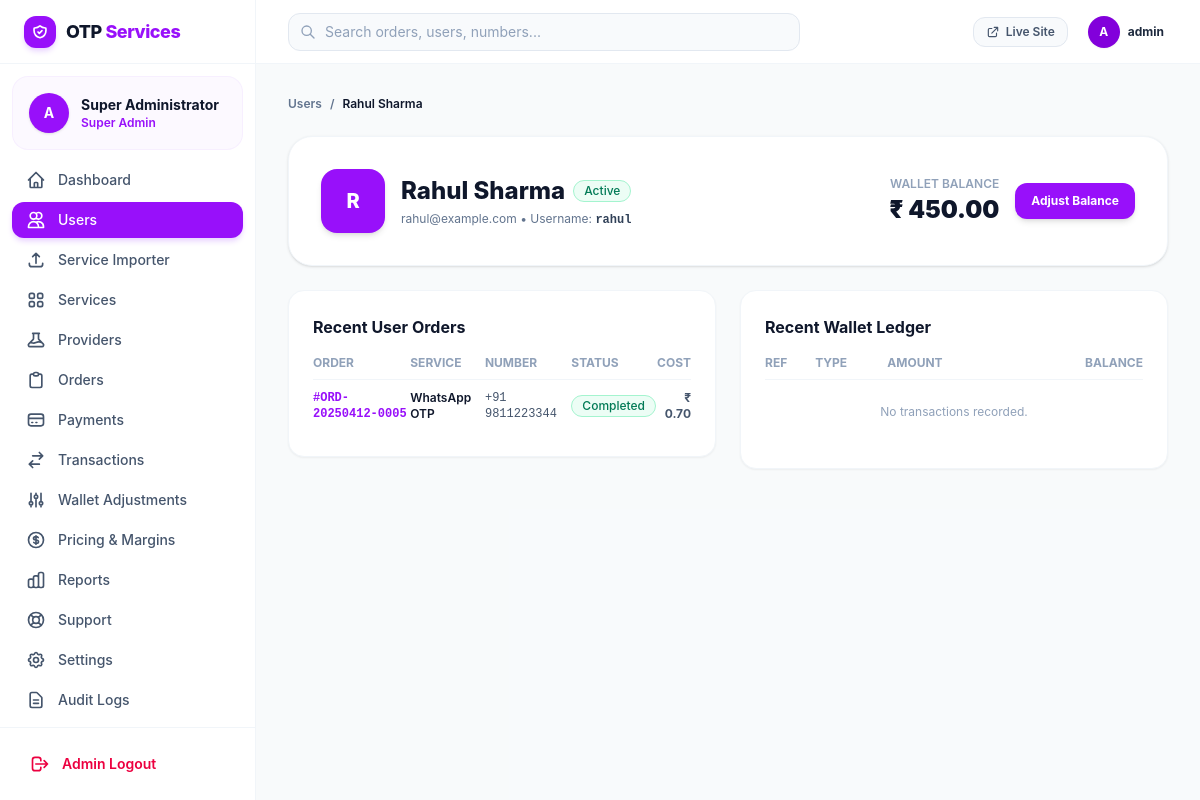
Screenshot of /admin/user-details.php?id=2 (signed in) with the database file from the repository.
### tables this page shows
CREATE TABLE `wallets` (
  `id` INT AUTO_INCREMENT PRIMARY KEY,
  `user_id` INT NOT NULL UNIQUE,
  `balance` DECIMAL(12, 2) NOT NULL DEFAULT 0.00,
  `currency` VARCHAR(10) NOT NULL DEFAULT 'INR',
  `created_at` TIMESTAMP DEFAULT CURRENT_TIMESTAMP,
  `updated_at` TIMESTAMP DEFAULT CURRENT_TIMESTAMP ON UPDATE CURRENT_TIMESTAMP,
  FOREIGN KEY (`user_id`) REFERENCES `users` (`id`) ON DELETE CASCADE,
  INDEX `idx_wallets_user` (`user_id`)
);

CREATE TABLE `users` (
  `id` INT AUTO_INCREMENT PRIMARY KEY,
  `name` VARCHAR(100) NOT NULL,
  `email` VARCHAR(191) NOT NULL UNIQUE,
  `username` VARCHAR(50) UNIQUE NULL,
  `password_hash` VARCHAR(255) NOT NULL,
  `status` ENUM('active', 'suspended', 'banned') DEFAULT 'active',
  `created_at` TIMESTAMP DEFAULT CURRENT_TIMESTAMP,
  `updated_at` TIMESTAMP DEFAULT CURRENT_TIMESTAMP ON UPDATE CURRENT_TIMESTAMP,
  INDEX `idx_users_email` (`email`),
  INDEX `idx_users_status` (`status`)
);

CREATE TABLE `orders` (
  `id` INT AUTO_INCREMENT PRIMARY KEY,
  `order_ref` VARCHAR(64) NOT NULL UNIQUE,
  `user_id` INT NOT NULL,
  `service_id` INT NOT NULL,
  `country_code` VARCHAR(10) NOT NULL,
  `phone_number` VARCHAR(50) NOT NULL,
  `provider_id` INT NOT NULL,
  `provider_order_id` VARCHAR(100) NULL,
  `cost` DECIMAL(10, 2) NOT NULL,
  `status` ENUM('pending', 'completed', 'cancelled', 'expired', 'failed') NOT NULL DEFAULT 'pending',
  `otp_code` VARCHAR(50) NULL,
  `full_sms` TEXT NULL,
  `expires_at` TIMESTAMP NOT NULL,
  `created_at` TIMESTAMP DEFAULT CURRENT_TIMESTAMP,
  `updated_at` TIMESTAMP DEFAULT CURRENT_TIMESTAMP ON UPDATE CURRENT_TIMESTAMP,
  FOREIGN KEY (`user_id`) REFERENCES `users` (`id`) ON DELETE CASCADE,
  FOREIGN KEY (`service_id`) REFERENCES `services` (`id`) ON DELETE CASCADE,
  FOREIGN KEY (`provider_id`) REFERENCES `providers` (`id`) ON DELETE CASCADE,
  INDEX `idx_orders_user` (`user_id`),
  INDEX `idx_orders_status` (`status`),
  INDEX `idx_orders_ref` (`order_ref`)
);

CREATE TABLE `services` (
  `id` INT AUTO_INCREMENT PRIMARY KEY,
  `name` VARCHAR(100) NOT NULL,
  `code` VARCHAR(50) NOT NULL,
  `category_id` INT NULL,
  `icon` VARCHAR(50) DEFAULT 'shield',
  `price` DECIMAL(10, 2) NOT NULL DEFAULT 1.00,
  `provider_cost` DECIMAL(10, 2) NOT NULL DEFAULT 0.50,
  `status` ENUM('active', 'inactive') NOT NULL DEFAULT 'active',
  `description` TEXT NULL,
  `stock_status` ENUM('available', 'low_stock', 'out_of_stock', 'unknown') DEFAULT 'available',
  `created_at` TIMESTAMP DEFAULT CURRENT_TIMESTAMP,
  FOREIGN KEY (`category_id`) REFERENCES `service_categories` (`id`) ON DELETE SET NULL,
  INDEX `idx_services_code` (`code`),
  INDEX `idx_services_status` (`status`)
);

### admin/user-details.php (the view, shortened to what the rows shown need)
<?php
require_once __DIR__ . '/includes/header.php';
require_once __DIR__ . '/includes/sidebar.php';
$db = get_db();
$userId = (int)($_GET['id'] ?? 0);
$stmt = $db->prepare("SELECT u.*, COALESCE(w.balance, 0.00) as balance, w.currency FROM users u LEFT JOIN wallets w ON w.user_id = u.id WHERE u.id = ? LIMIT 1");
$stmt->execute([$userId]);
$user = $stmt->fetch();
$stmt = $db->prepare("SELECT o.*, s.name as service_name FROM orders o JOIN services s ON s.id = o.service_id WHERE o.user_id = ? ORDER BY o.id DESC LIMIT 10");
$stmt->execute([$userId]);
$orders = $stmt->fetchAll();
?>
<div class="flex-1 flex flex-col min-w-0 overflow-hidden">
    <?php require_once __DIR__ . '/includes/navbar.php'; ?>
    <main class="flex-1 overflow-y-auto p-4 sm:p-8 bg-slate-50/60" x-data="{ adjustModal: false }">
        <div class="max-w-6xl mx-auto space-y-6">
            <div class="flex items-center gap-2 text-xs font-semibold text-slate-500">
                <a href="/admin/users.php" class="hover:text-purple-600">Users</a>
                <span>/</span>
                <span class="text-slate-900"><?= e($user['name']) ?></span>
            </div>
            <div class="bg-white rounded-3xl border border-slate-100 shadow-sm p-6 sm:p-8 flex flex-col sm:flex-row sm:items-center justify-between gap-6">
                <div class="flex items-center gap-4">
                    <div class="w-16 h-16 rounded-2xl bg-purple-600 text-white font-extrabold flex items-center justify-center text-xl shadow-md">
                        <?= strtoupper(substr($user['name'], 0, 1)) ?>
                    </div>
                    <div>
                        <div class="flex items-center gap-2">
                            <h1 class="text-2xl font-extrabold text-slate-900"><?= e($user['name']) ?></h1>
                            <?= render_status_badge($user['status']) ?>
                        </div>
                        <div class="text-xs text-slate-500 mt-1"><?= e($user['email']) ?> • Username: <span class="font-mono font-bold text-slate-700"><?= e($user['username'] ?? '—') ?></span></div>
                    </div>
                </div>
                        <div class="text-2xl font-black text-slate-900 mt-0.5"><?= format_currency($user['balance']) ?></div>
            </div>
            <div class="grid grid-cols-1 lg:grid-cols-2 gap-6 items-start">
                <div class="bg-white rounded-2xl border border-slate-100 shadow-xs p-6 space-y-4">
                    <h2 class="text-base font-bold text-slate-900">Recent User Orders</h2>
                    <div class="overflow-x-auto">
                        <table class="w-full text-left text-xs text-slate-600">
                            <thead class="text-slate-400 uppercase font-bold border-b border-slate-100">
                                <tr>
                                    <th class="pb-2">Order</th>
                                    <th class="pb-2">Service</th>
                                    <th class="pb-2">Number</th>
                                    <th class="pb-2">Status</th>
                                    <th class="pb-2 text-right">Cost</th>
                                </tr>
                            </thead>
                            <tbody class="divide-y divide-slate-50">
                                <?php if (empty($orders)): ?>
                                    <tr><td colspan="5" class="py-6 text-center text-slate-400">No orders created yet.</td></tr>
                                <?php else: ?>
                                    <?php foreach ($orders as $o): ?>
                                        <tr>
                                            <td class="py-2.5 font-mono font-bold text-purple-600">#<?= e($o['order_ref']) ?></td>
                                            <td class="py-2.5 font-semibold text-slate-900"><?= e($o['service_name']) ?></td>
                                            <td class="py-2.5 font-mono"><?= e($o['phone_number']) ?></td>
                                            <td class="py-2.5"><?= render_status_badge($o['status']) ?></td>
                                            <td class="py-2.5 font-bold text-right"><?= format_currency($o['cost']) ?></td>
                                        </tr>
                                    <?php endforeach; ?>
                                <?php endif; ?>
                            </tbody>
                        </table>
                    </div>
                </div>
                <div class="bg-white rounded-2xl border border-slate-100 shadow-xs p-6 space-y-4">
                    <h2 class="text-base font-bold text-slate-900">Recent Wallet Ledger</h2>
                    <div class="overflow-x-auto">
                        <table class="w-full text-left text-xs text-slate-600">
                            <thead class="text-slate-400 uppercase font-bold border-b border-slate-100">
                                <tr>
                                    <th class="pb-2">Ref</th>
                                    <th class="pb-2">Type</th>
                                    <th class="pb-2">Amount</th>
                                    <th class="pb-2 text-right">Balance</th>
                                </tr>
                            </thead>
                        </table>
                    </div>
                </div>
            </div>
        </div>
    </main>
</div>
<?php require_once __DIR__ . '/includes/footer.php'; ?>

### admin/includes/sidebar.php (shortened to what the rows shown need)
<aside :class="sidebarOpen ? 'translate-x-0' : '-translate-x-full'" class="fixed inset-y-0 left-0 z-50 w-64 bg-white border-r border-slate-100 flex flex-col justify-between transition-transform duration-200 ease-in-out md:static md:translate-x-0 shrink-0">
    <div class="overflow-y-auto">
        <div class="p-4 mx-3 my-3 bg-purple-50/60 rounded-2xl flex items-center gap-3 border border-purple-100/60">
            <div class="overflow-hidden">
                <div class="text-sm font-bold text-slate-900 truncate"><?= e($currentAdmin['name']) ?></div>
                <div class="text-xs text-purple-600 font-semibold">Super Admin</div>
            </div>
        </div>
    </div>
</aside>

### admin/includes/navbar.php (shortened to what the rows shown need)
<header class="h-16 bg-white border-b border-slate-100 flex items-center justify-between px-4 sm:px-8 shrink-0">
    <div class="flex items-center gap-4">
        <div class="flex items-center gap-2 p-1">
            <div class="w-8 h-8 rounded-full bg-purple-700 text-white font-bold flex items-center justify-center text-xs shadow-xs">
                A
            </div>
            <span class="text-xs font-bold text-slate-800 hidden sm:inline"><?= e($currentAdmin['username']) ?></span>
        </div>
    </div>
</header>

### includes/functions.php (shortened to what the rows shown need)
<?php
require_once __DIR__ . '/../config/app.php';
function e(?string $string): string {
    return htmlspecialchars($string ?? '', ENT_QUOTES, 'UTF-8');
}
function render_status_badge(string $status): string {
    $status = strtolower($status);
    $colors = [
        'completed' => 'bg-emerald-50 text-emerald-700 border-emerald-200',
        'pending'   => 'bg-amber-50 text-amber-700 border-amber-200',
        'failed'    => 'bg-rose-50 text-rose-700 border-rose-200',
        'cancelled' => 'bg-slate-100 text-slate-700 border-slate-200',
        'expired'   => 'bg-gray-100 text-gray-600 border-gray-200',
        'active'    => 'bg-emerald-50 text-emerald-700 border-emerald-200',
        'inactive'  => 'bg-slate-100 text-slate-600 border-slate-200',
        'available' => 'bg-emerald-50 text-emerald-700 border-emerald-200',
        'out_of_stock' => 'bg-rose-50 text-rose-700 border-rose-200',
        'open'      => 'bg-indigo-50 text-indigo-700 border-indigo-200',
        'answered'  => 'bg-teal-50 text-teal-700 border-teal-200',
        'closed'    => 'bg-slate-100 text-slate-600 border-slate-200',
    ];
    $class = $colors[$status] ?? 'bg-slate-100 text-slate-700 border-slate-200';
    $label = ucfirst($status);
    return '<span class="inline-flex items-center px-2.5 py-0.5 rounded-full text-xs font-medium border ' . $class . '">' . e($label) . '</span>';
}

### rows the page displays
wallets: user.name "Rahul Sharma", user.name "R", user.status "Active", user.email "rahul@example.com", user.username "rahul"
orders: order_ref "ORD-20250412-0005", service.name "WhatsApp OTP", phone_number "+91 9811223344", status "Completed", cost "₹ 0.70"

### other values shown
$currentAdmin['name'] "Super Administrator"
$currentAdmin['username'] "admin"
format_currency($user['balance']) "₹ 450.00"
